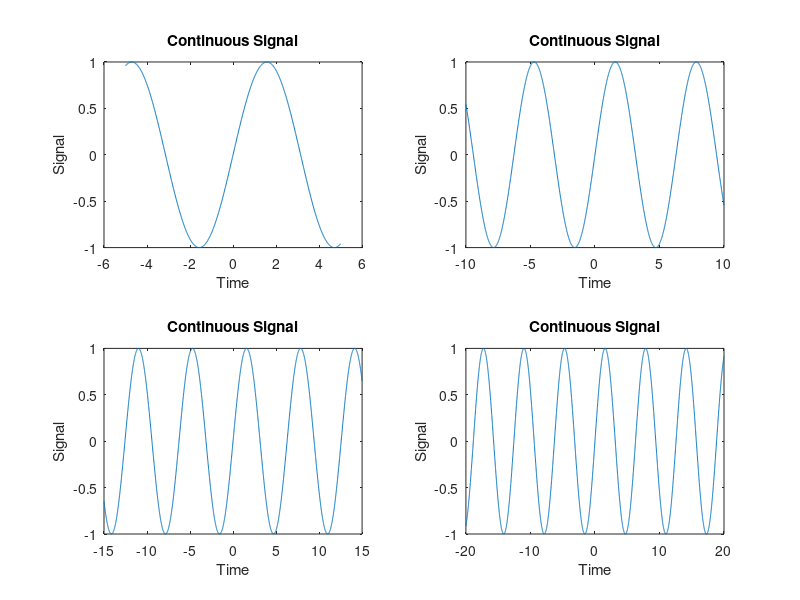

MATLAB code for this plot:
clc; 
clear all;
close all;
t=-5:0.01:5;
x=sin(t);

subplot(2,2,1);
plot(t,x);
xlabel('Time');
ylabel('Signal');
title('Continuous Signal');

%Continuous time signal where t  and sine value change

t1=-10:0.01:10;
x1=sin(t1);

subplot(2,2,2);
plot(t1,x1);
xlabel('Time');
ylabel('Signal');
title('Continuous Signal');

t2=-15:0.01:15;
x2=sin(t2);

subplot(2,2,3);
plot(t2,x2);
xlabel('Time');
ylabel('Signal');
title('Continuous Signal');


t3=-20:0.01:20;
x3=sin(t3);

subplot(2,2,4);
plot(t3,x3);
xlabel('Time');
ylabel('Signal');
title('Continuous Signal');

